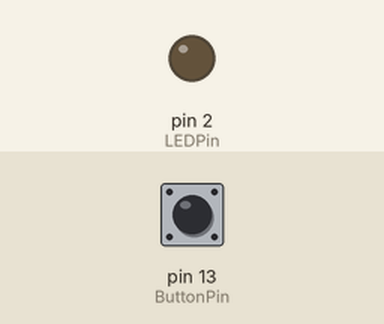
Simulated run of this sketch. Board: Arduino Uno, built with avr-gcc and run on an emulated ATmega328P. Shown: output pins drawn as LEDs (lit = HIGH). Inputs (shaded band) come from the test bench; at power-on: pin 13 (ButtonPin) LOW.

Above: at 1.2 s.
1.3 s: pin 13 (ButtonPin) pulled HIGH for 0.15 s
At 1.37 s:
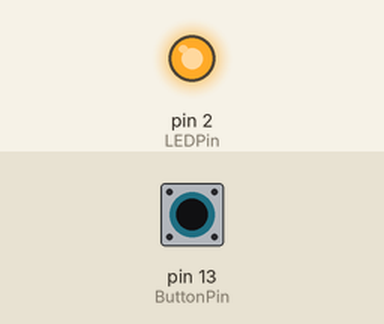
2.9 s: pin 13 (ButtonPin) pulled HIGH for 3.2 s
At 6.8 s:
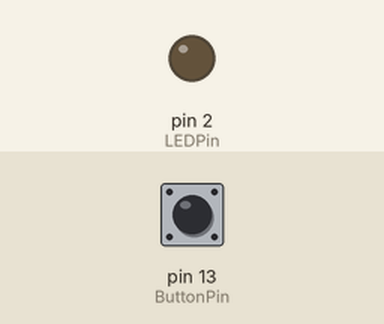
Timing chart, 0 to 8.3 s (numbered marks = the images above; inputs shaded):
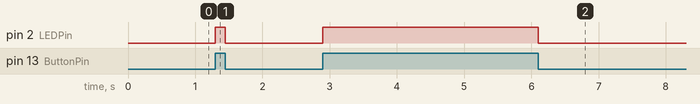

Measured:
- after the input at 1.3 s, pin 2 (LEDPin): LOW → HIGH at once, → LOW 0.15 s later
- after the input at 2.9 s, pin 2 (LEDPin): LOW → HIGH at once, → LOW 3.2 s later

The sketch:

reedswitch.ino
```cpp
#define LEDPin   2                         //外接led引脚
#define ButtonPin   13                         //外接干簧管电引脚

void setup() {
  pinMode(LEDPin, OUTPUT);//led是输出
  pinMode(ButtonPin, INPUT);//干簧管是输入

}

void loop() {
  if(digitalRead(ButtonPin)){
     digitalWrite(LEDPin, HIGH);
  }
  else{
    digitalWrite(LEDPin, LOW);
  }
}
```
